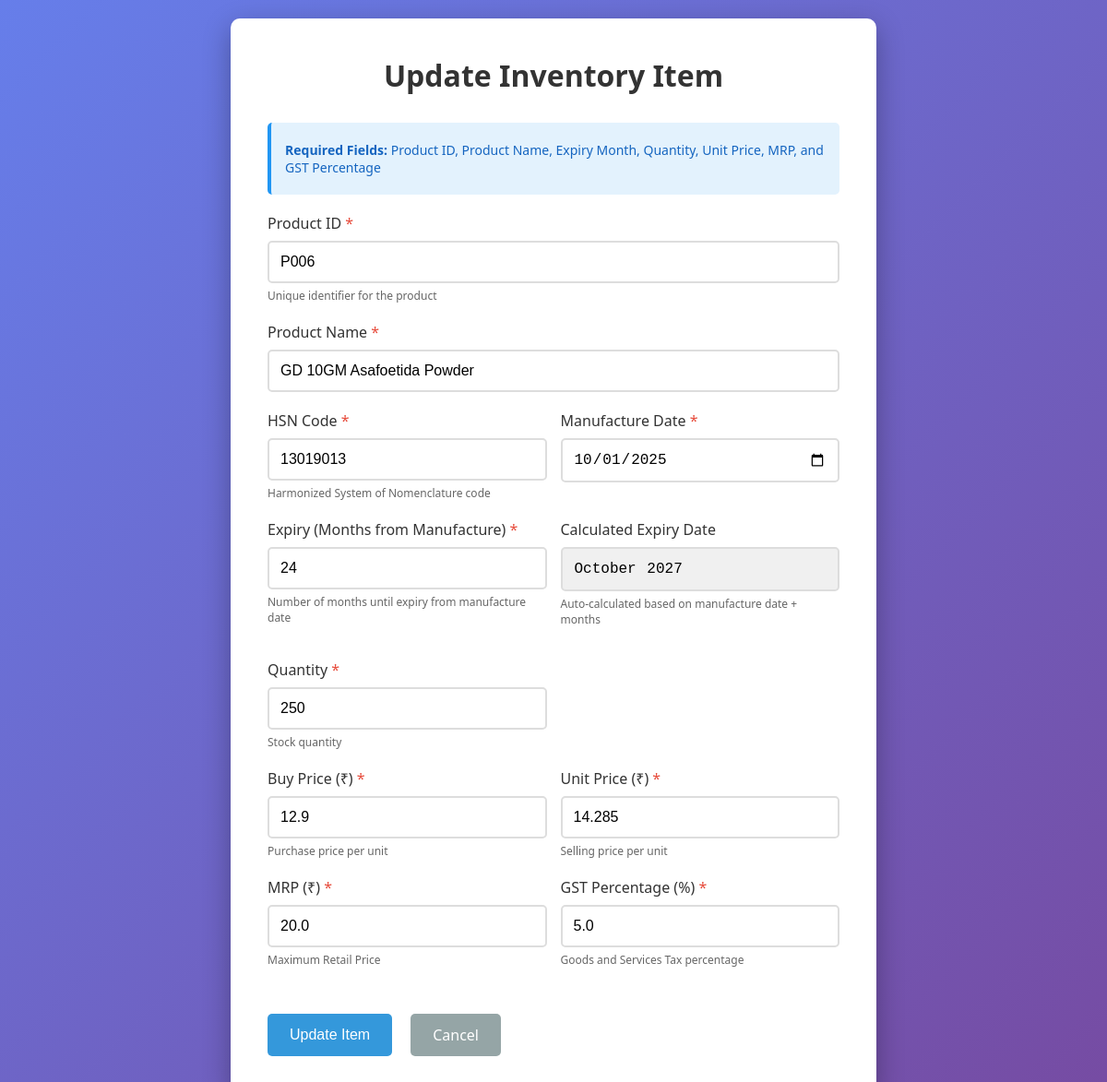
The page /inventory/update/6 on the database as committed earlier.
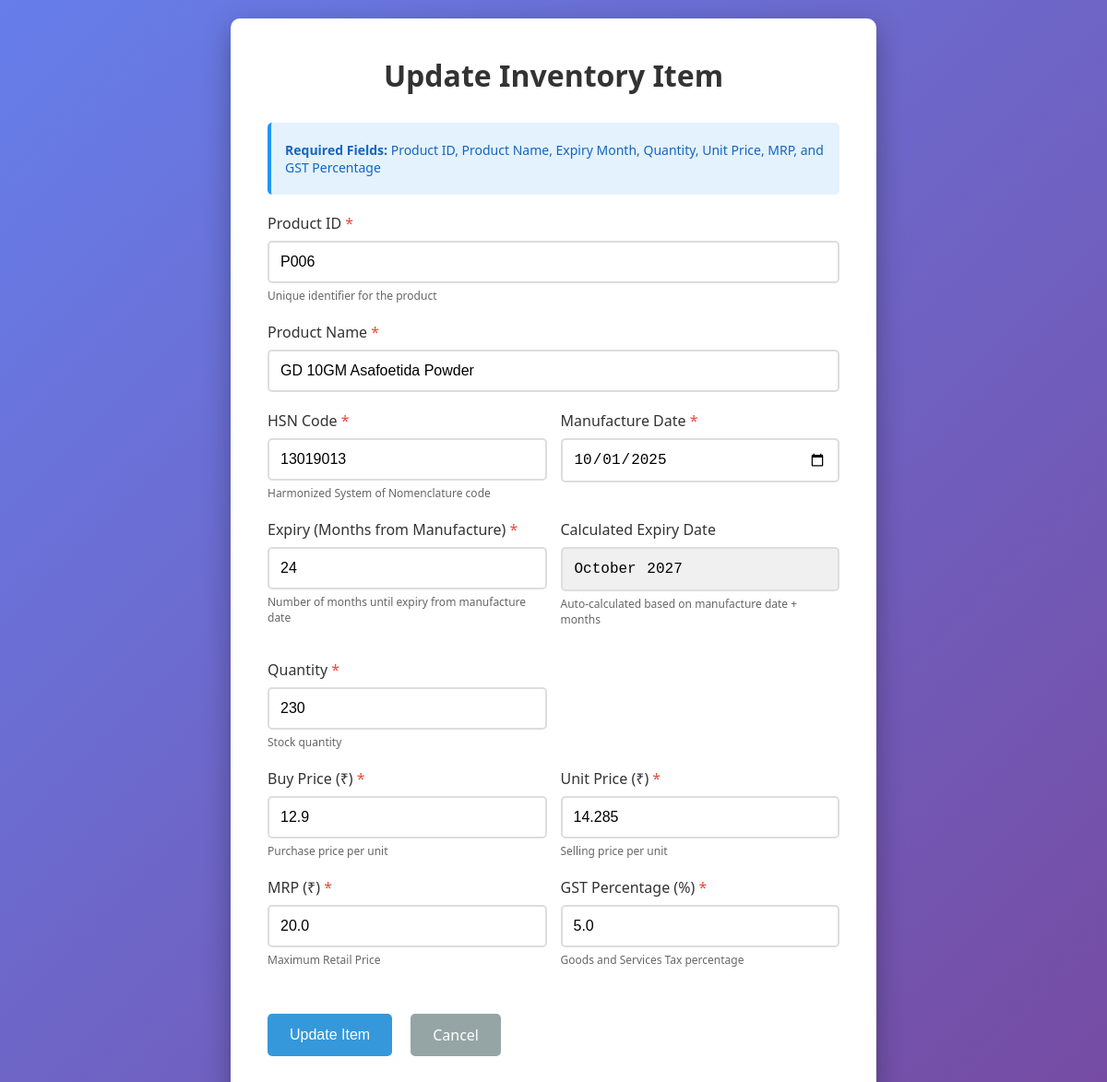
The same page on the database as committed later.
### tables this page shows
CREATE TABLE inventory (
                    id INTEGER PRIMARY KEY AUTOINCREMENT,
                    product_id TEXT UNIQUE NOT NULL,
                    product_name TEXT NOT NULL,
                    hsn_code TEXT,
                    manufacture_date DATE,
                    expiry_month TEXT NOT NULL,
                    quantity INTEGER NOT NULL DEFAULT 0,
                    buy_price REAL NOT NULL DEFAULT 0.0,
                    unit_price REAL NOT NULL DEFAULT 0.0,
                    mrp REAL NOT NULL DEFAULT 0.0,
                    gst_percentage REAL NOT NULL DEFAULT 0.0,
                    created_at TIMESTAMP DEFAULT CURRENT_TIMESTAMP,
                    updated_at TIMESTAMP DEFAULT CURRENT_TIMESTAMP
                );

### routes/inventory.py (the view, shortened to what this page needs)
@inventory_bp.route('/update/<int:id>', methods=['GET', 'POST'])
def update(id):
    conn = get_db_connection()
    item = conn.execute('SELECT * FROM inventory WHERE id = ?', (id,)).fetchone()
    conn.close()
    return render_template('inventory/update.html', item=item)

### database.py (called while the page is built)
def get_db_connection():
    conn = sqlite3.connect(DATABASE)
    conn.row_factory = sqlite3.Row
    return conn

### templates/inventory/update.html (shortened to what the changed rows need)
<!DOCTYPE html>
<html lang="en">
<head>
</head>
<body>
    <div class="container">
        <h1>Update Inventory Item</h1>
        <form method="POST" action="{{ url_for('inventory.update', id=item['id']) }}">
            <div class="form-group">
                <label for="product_id">Product ID <span class="required">*</span></label>
                <input type="text" id="product_id" name="product_id" required
                       value="{{ item['product_id'] }}"
                       placeholder="Enter unique product ID">
                <div class="help-text">Unique identifier for the product</div>
            </div>
            <div class="form-group">
                <label for="product_name">Product Name <span class="required">*</span></label>
                <input type="text" id="product_name" name="product_name" required
                       value="{{ item['product_name'] }}"
                       placeholder="Enter product name">
            </div>
            <div class="form-row">
                <div class="form-group">
                    <label for="hsn_code">HSN Code <span class="required">*</span></label>
                    <input type="text" id="hsn_code" name="hsn_code" required
                           value="{{ item['hsn_code'] or '' }}"
                           placeholder="Enter HSN code">
                    <div class="help-text">Harmonized System of Nomenclature code</div>
                </div>
                <div class="form-group">
                    <label for="manufacture_date">Manufacture Date <span class="required">*</span></label>
                    <input type="date" id="manufacture_date" name="manufacture_date" required
                           value="{{ item['manufacture_date'] or '' }}">
                </div>
            </div>
            <div class="form-row">
                <div class="form-group">
                    <label for="expiry_month">Calculated Expiry Date</label>
                    <input type="month" id="expiry_month" name="expiry_month" readonly style="background: #f0f0f0;"
                           value="{{ item['expiry_month'] or '' }}">
                    <div class="help-text">Auto-calculated based on manufacture date + months</div>
                </div>
                <div class="form-group">
                    <label for="quantity">Quantity <span class="required">*</span></label>
                    <input type="number" id="quantity" name="quantity" min="0" required
                           value="{{ item['quantity'] }}"
                           placeholder="0">
                    <div class="help-text">Stock quantity</div>
                </div>
            </div>
            <div class="form-row">
                <div class="form-group">
                    <label for="buy_price">Buy Price (₹) <span class="required">*</span></label>
                    <input type="number" id="buy_price" name="buy_price" step="0.0001" min="0" required
                           value="{{ item['buy_price'] }}"
                           placeholder="0.0000">
                    <div class="help-text">Purchase price per unit</div>
                </div>
                <div class="form-group">
                    <label for="unit_price">Unit Price (₹) <span class="required">*</span></label>
                    <input type="number" id="unit_price" name="unit_price" step="0.0001" min="0" required
                           value="{{ item['unit_price'] }}"
                           placeholder="0.0000">
                    <div class="help-text">Selling price per unit</div>
                </div>
            </div>
            <div class="form-row">
                <div class="form-group">
                    <label for="mrp">MRP (₹) <span class="required">*</span></label>
                    <input type="number" id="mrp" name="mrp" step="0.0001" min="0" required
                           value="{{ item['mrp'] }}"
                           placeholder="0.0000">
                    <div class="help-text">Maximum Retail Price</div>
                </div>
                <div class="form-group">
                    <label for="gst_percentage">GST Percentage (%) <span class="required">*</span></label>
                    <input type="number" id="gst_percentage" name="gst_percentage" step="0.01" min="0" max="100" required
                           value="{{ item['gst_percentage'] }}"
                           placeholder="0.00">
                    <div class="help-text">Goods and Services Tax percentage</div>
                </div>
            </div>
        </form>
    </div>
</body>
</html>

Rows that differ between the two databases and show on the page:
changed inventory "GD 10GM Asafoetida Powder": quantity "250" → "230"
